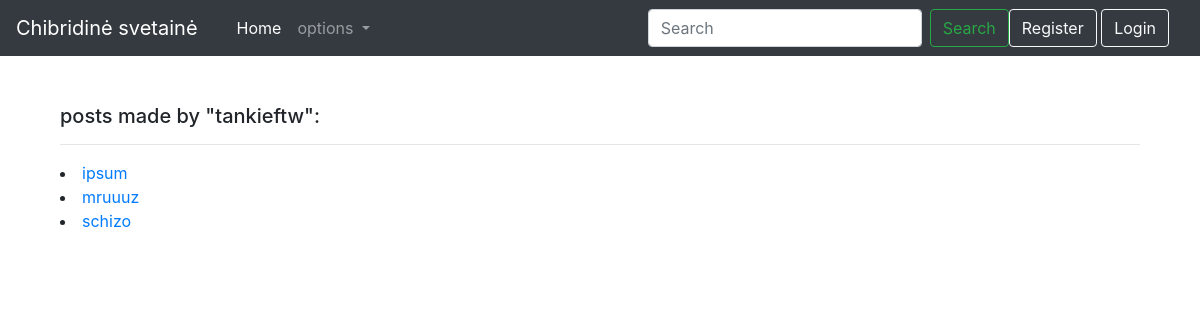
Screenshot of /authors/1 with the database file from the repository.
### CCiongo/models.py (models this page shows, shortened)
class Puslapis(models.Model):
    title = models.CharField(max_length=200)
    author = models.ForeignKey(User, on_delete=models.SET_NULL, null=True, related_name='posts')
    tag = models.ManyToManyField(Tagg, related_name='posts')
    content = HTMLField(max_length=20000, null=True, blank=True)
    date_created = models.DateTimeField(auto_now_add=True ,null =True)

### CCiongo/views.py (the view)
# urls.py: path('authors/<int:author_id>', views.author, name = 'author'),
def author(request, author_id):
    single_author = get_object_or_404(User, id=author_id)
    return render(request, 'author.html',context= {'author': single_author})

### CCiongo/templates/author.html (shortened to what this page needs)
{% extends "base.html" %}
{% block content %}
<br>
    <div class="container author">
    <h5>posts made by "{{ author }}":</h5>
    <hr/>
    {% for post in author.posts.all %}
    <li><a href="{% url 'blog' post.pk %}">{{ post.title }}</a></li>
    {% endfor %}
    </div>
{% endblock %}

### rows the page displays
Puslapis: title "ipsum"
Puslapis: title "mruuuz"
Puslapis: title "schizo"

### other values shown
{{ author }} "tankieftw"
